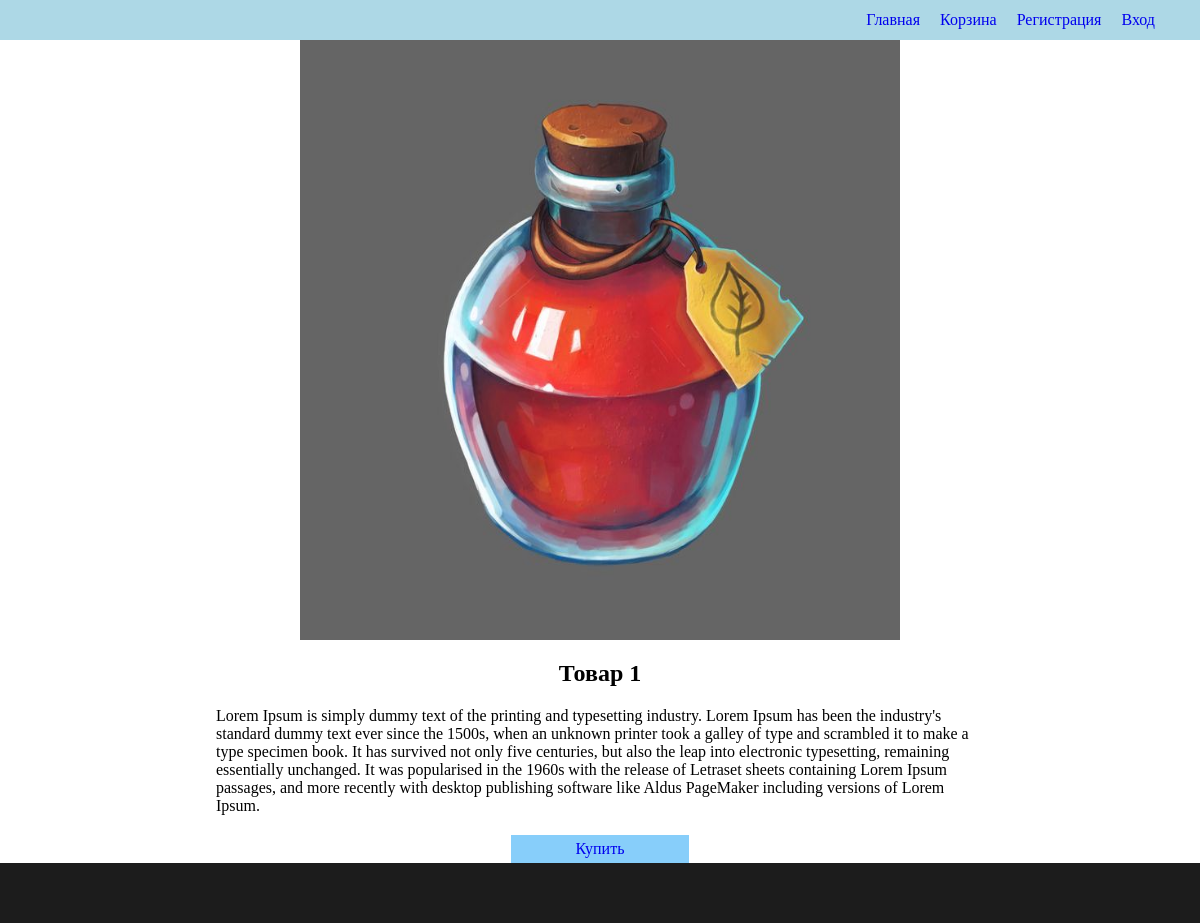
The app's page /product/tovar-1-slug/ with its own data.
### Main/models.py (models this page shows, shortened)
class Product(models.Model):
    name = models.CharField(max_length=200, verbose_name='Product', unique=True)
    description = models.TextField(verbose_name='Description')
    price = models.DecimalField(max_digits=10, decimal_places=2, verbose_name='Price')
    image = models.ImageField(upload_to='uploads/%Y/%m/%d', blank=True, verbose_name='Image')
    slug = models.SlugField(verbose_name='Slug', max_length=255, unique=True, db_index=True, blank=True)
    objects = models.Manager()

### Main/views.py (the view)
# urls.py: path("product/<slug:product_slug>/", views.ProductPage.as_view(), name='product'),
class ProductPage(DetailView, DataMixin):
    template_name = 'Main/product_page.html'
    slug_url_kwarg = 'product_slug'
    context_object_name = 'data_db'
    def get_object(self, queryset=None):
        return get_object_or_404(Product.objects, slug=self.kwargs[self.slug_url_kwarg])
    def get_context_data(self, *, object_list=None, **kwargs):
        context = super().get_context_data(**kwargs)
        default = self.get_data_context()
        context = dict(list(context.items()) + list(default.items()))
        context['title'] = context['object'].name
        return context

### Main/untils.py (called while the page is built)
    def get_data_context(self, **kwargs):
        context = kwargs
        context['title'] = self.title
        context['menu'] = menu
        context['user'] = None
        context['cart'] = None
        if self.request.user.is_authenticated:
            context['menu'] = menu[0:2] + menu[4:]
            context['user'] = self.request.user.username
            context['cart'] = Cart.objects.filter(user__username=self.request.user.username).count()
        else:
            context['menu'] = menu[0:4]
        return context

### Main/templates/Main/product_page.html
{% extends 'Main/layout.html' %}
{% block content %}
    <div class="description">
        <img src="{{ data_db.image.url }}" alt="{{ data_db.name }}">
        <h2>{{ data_db.name }}</h2>
        <p>{{ data_db.description }}</p>
        <a href="{% url 'main' %}?item={{ data_db.slug }}">Купить</a>
    </div>
{% endblock %}

### Main/static/Main/css/style.css (style rules this page uses)
* { margin: 0; padding: 0; }
body { overflow-x: hidden; display: flex; flex-direction: column; align-items: center; }
#content .description { width: 80%; margin: auto; display: flex; flex-direction: column; align-items: center; gap: 20px; }
#content .description img { width: 600px; height: 600px; }
#content .description a { text-decoration: none; padding: 5px 65px; background: lightskyblue; }

### records on screen
Product: image (picture), name "Товар 1", description "Lorem Ipsum is simply dummy text of the printing and typesetting industry. Lorem Ipsum has been the industry's standard dummy text ever since the 1500s, when an unknown printer took a galley of type and scrambled it to make a type specimen book. It has survived not only five centuries, but also the leap into electronic typesetting, remaining essentially unchanged. It was popularised in the 1960s with the release of Letraset sheets containing Lorem Ipsum passages, and more recently with desktop publishing software like Aldus PageMaker including versions of Lorem Ipsum."

### other values on screen
{{ m.title }} "Главная" "Регистрация" "Вход"
{{ m.title }} "Корзина"
